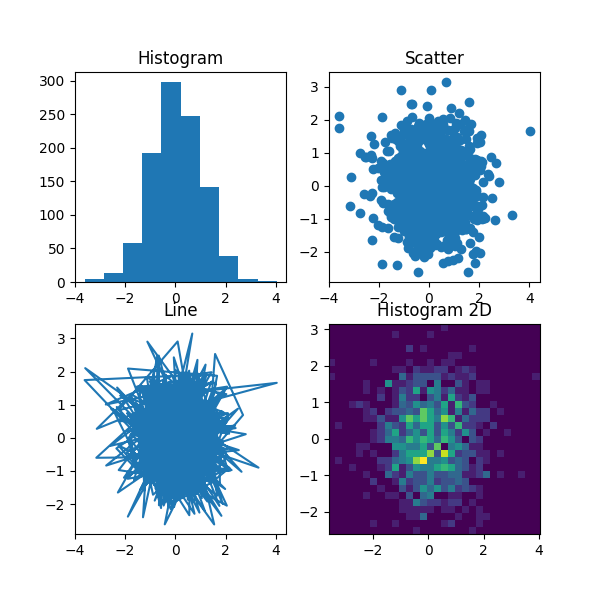

The script that drew this image:
import matplotlib.pyplot as plt
import numpy as np

np.random.seed(19680801)
data = np.random.randn(2, 1000)

plt.figure(1,figsize=(6,6))

plt.subplot(221)
plt.hist(data[0])
plt.title("Histogram")

plt.subplot(222)
plt.scatter(data[0],data[1])
plt.title("Scatter")

plt.subplot(223)
plt.plot(data[0],data[1])
plt.title("Line")

plt.subplot(224)
plt.hist2d(data[0],data[1],bins=30)
plt.title("Histogram 2D")

plt.show()
